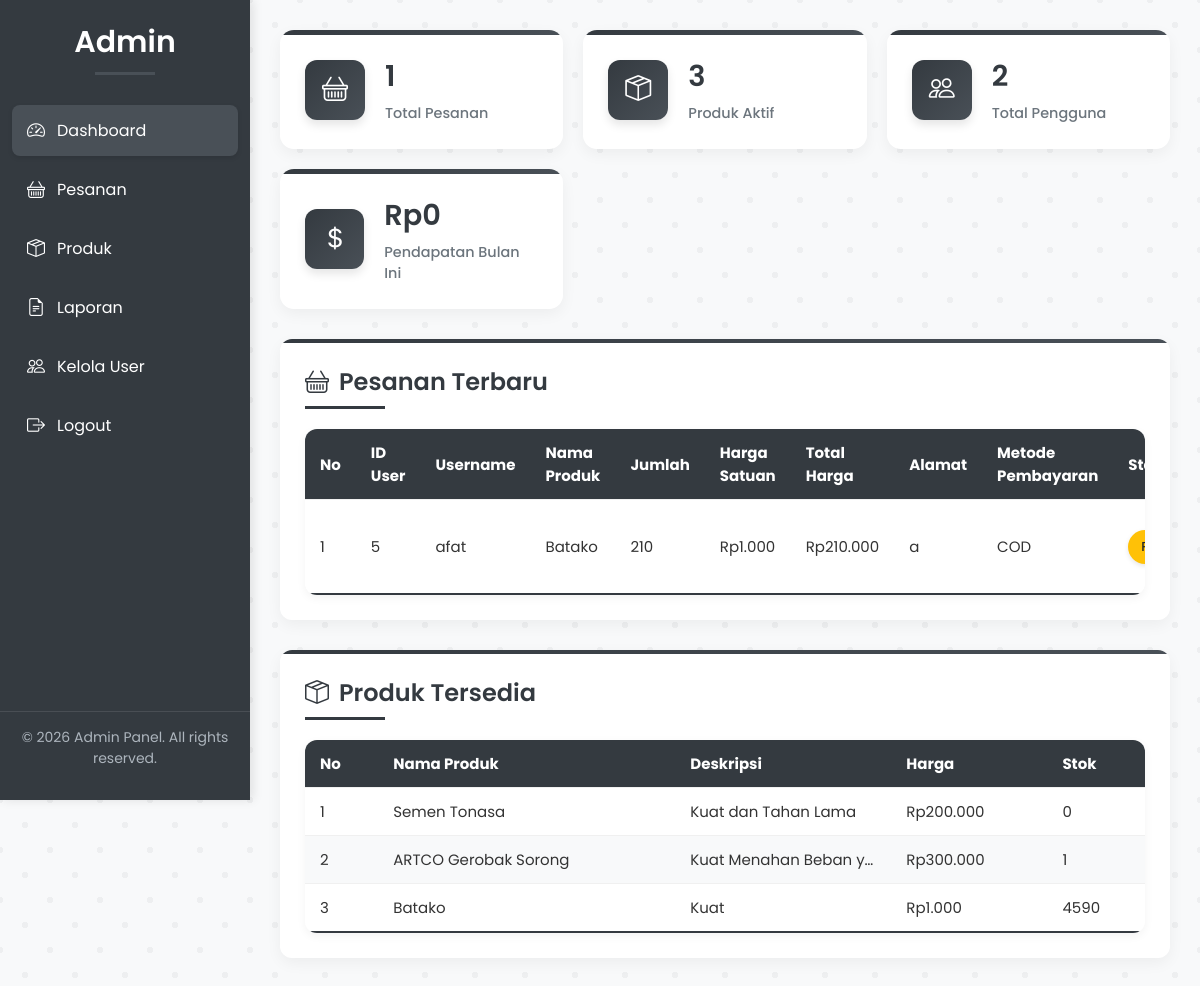
/admin/dashboard.php (signed in), run on the app's committed database.
### tables this page shows
CREATE TABLE `order_222060` (
  `id_222060` int NOT NULL AUTO_INCREMENT,
  `user_id_222060` int DEFAULT NULL,
  `username_222060` varchar(100) DEFAULT NULL,
  `product_name_222060` varchar(255) DEFAULT NULL,
  `quantity_222060` int DEFAULT NULL,
  `price_222060` decimal(10,2) DEFAULT NULL,
  `total_price_222060` decimal(10,2) DEFAULT NULL,
  `order_status_222060` enum('pending','processed','completed','cancelled') DEFAULT NULL,
  `payment_method_222060` varchar(50) NOT NULL,
  `alamat_222060` text NOT NULL,
  `order_date_222060` timestamp NOT NULL DEFAULT CURRENT_TIMESTAMP,
  PRIMARY KEY (`id_222060`),
  KEY `order_222060_ibfk_1` (`user_id_222060`),
  CONSTRAINT `order_222060_ibfk_1` FOREIGN KEY (`user_id_222060`) REFERENCES `user_222060` (`id_222060`) ON DELETE CASCADE ON UPDATE CASCADE
);

CREATE TABLE `product_222060` (
  `id_222060` int NOT NULL AUTO_INCREMENT,
  `product_name_222060` varchar(255) DEFAULT NULL,
  `description_222060` text,
  `product_image_222060` varchar(255) DEFAULT NULL,
  `price_222060` decimal(10,2) DEFAULT NULL,
  `created_at_222060` timestamp NOT NULL DEFAULT CURRENT_TIMESTAMP,
  `stock_222060` int NOT NULL DEFAULT '0',
  PRIMARY KEY (`id_222060`),
  UNIQUE KEY `service_name` (`product_name_222060`)
);

### admin/dashboard.php (the view, shortened to what this page needs)
<?php
include '../config/config.php';
$orders = $conn->query("SELECT * FROM order_222060 WHERE order_status_222060 = 'pending' OR order_status_222060 = 'processed'");
$orders_count = $orders->num_rows;
$products = $conn->query("SELECT * FROM product_222060");
$products_count = $products->num_rows;
$users = $conn->query("SELECT * FROM user_222060");
$users_count = $users->num_rows;
$current_month = date('Y-m');
$sql = "
    SELECT SUM(price_222060) AS total_revenue
    FROM order_report_222060
    WHERE DATE_FORMAT(completion_date_222060, '%Y-%m') = '$current_month'
    AND status_222060 = 'completed'
    AND price_222060 > 0
";
$revenue_query = $conn->query($sql);
$revenue_data = $revenue_query->fetch_assoc();
$monthly_revenue = $revenue_data['total_revenue'] ?? 0;
$current_page = basename($_SERVER['PHP_SELF']);
?>
<!DOCTYPE html>
<html lang="id">
<head>
    <link href="https://cdn.jsdelivr.net/npm/bootstrap-icons/font/bootstrap-icons.css" rel="stylesheet">
    <link rel="stylesheet" href="https://cdnjs.cloudflare.com/ajax/libs/font-awesome/6.4.2/css/all.min.css">
</head>
<body>
<aside class="sidebar" id="sidebar">
    <h2>Admin</h2>
    <ul>
        <li><a href="dashboard.php" class="<?= $current_page == 'dashboard.php' ? 'active' : '' ?>">
            <i class="bi bi-speedometer2"></i> Dashboard
        </a></li>
        <li><a href="orders.php" class="<?= $current_page == 'orders.php' ? 'active' : '' ?>">
            <i class="bi bi-basket"></i> Pesanan
        </a></li>
        <li><a href="products.php" class="<?= $current_page == 'products.php' ? 'active' : '' ?>">
            <i class="bi bi-box-seam"></i> Produk
        </a></li>
        <li><a href="laporan.php" class="<?= $current_page == 'laporan.php' ? 'active' : '' ?>">
            <i class="bi bi-file-earmark-text"></i> Laporan
        </a></li>
        <li><a href="users.php" class="<?= $current_page == 'users.php' ? 'active' : '' ?>">
            <i class="bi bi-people"></i> Kelola User
        </a></li>
        <li><a href="logout.php">
            <i class="bi bi-box-arrow-right"></i> Logout
        </a></li>
    </ul>
    <div class="copyright">
        &copy; <?= date("Y"); ?> Admin Panel. All rights reserved.
    </div>
</aside>
<main class="content">
    <div class="stats-container">
        <div class="stat-card">
            <div class="stat-icon">
                <i class="bi bi-basket"></i>
            </div>
            <div class="stat-info">
                <h3><?= $orders_count ?></h3>
                <p>Total Pesanan</p>
            </div>
        </div>
        <div class="stat-card">
            <div class="stat-icon">
                <i class="bi bi-box-seam"></i>
            </div>
            <div class="stat-info">
                <h3><?= $products_count ?></h3>
                <p>Produk Aktif</p>
            </div>
        </div>
        <div class="stat-card">
            <div class="stat-icon">
                <i class="bi bi-people"></i>
            </div>
            <div class="stat-info">
                <h3><?= $users_count ?></h3>
                <p>Total Pengguna</p>
            </div>
        </div>
        <div class="stat-card">
    <div class="stat-icon">
        <i class="bi bi-currency-dollar"></i>
    </div>
    <div class="stat-info">
    <h3>Rp<?= number_format($monthly_revenue, 0, ',', '.') ?></h3>
    <p>Pendapatan Bulan Ini</p>
    </div>
</div>
    </div>
    <section>
        <h2><i class="bi bi-basket"></i> Pesanan Terbaru</h2>
        <div class="table-container">
            <table class="styled-table">
                <thead>
                    <tr>
                        <th>No</th>
                        <th>ID User</th>
                        <th>Username</th>
                        <th>Nama Produk</th>
                        <th>Jumlah</th>
                        <th>Harga Satuan</th>
                        <th>Total Harga</th>
                        <th>Alamat</th>
                        <th>Metode Pembayaran</th>
                        <th>Status</th>
                    </tr>
                </thead>
                <tbody>
                    <?php
                    $order_no = 1;
                    while ($row = $orders->fetch_assoc()) { ?>
                        <tr>
                            <td data-label="No"><?= $order_no++ ?></td>
                            <td data-label="ID User"><?= htmlspecialchars($row['user_id_222060']) ?></td>
                            <td data-label="Username"><?= htmlspecialchars($row['username_222060']) ?></td>
                            <td data-label="Nama Produk"><?= htmlspecialchars($row['product_name_222060']) ?></td>
                            <td data-label="Jumlah"><?= htmlspecialchars($row['quantity_222060']) ?></td>
                            <td data-label="Harga Satuan">Rp<?= number_format($row['price_222060'], 0, ',', '.') ?></td>
                            <td data-label="Total Harga">Rp<?= number_format($row['total_price_222060'], 0, ',', '.') ?></td>
                            <td data-label="Alamat" class="truncate" title="<?= htmlspecialchars($row['alamat_222060']) ?>"><?= htmlspecialchars($row['alamat_222060']) ?></td>
                            <td data-label="Metode Pembayaran" ><?= htmlspecialchars($row['payment_method_222060']) ?></td>
                            <td data-label="Status">
                                <span class="status-badge status-<?= strtolower($row['order_status_222060']) ?>">
                                </span>
                            </td>
                        </tr>
                    <?php } ?>
                </tbody>
            </table>
        </div>
    </section>
    <section>
        <h2><i class="bi bi-box-seam"></i> Produk Tersedia</h2>
        <div class="table-container">
            <table class="styled-table">
                <thead>
                    <tr>
                        <th>No</th>
                        <th>Nama Produk</th>
                        <th>Deskripsi</th>
                        <th>Harga</th>
                        <th>Stok</th>
                    </tr>
                </thead>
                <tbody>
                    <?php
                    $products = $conn->query("SELECT * FROM product_222060");
                    $product_no = 1;
                    while ($row = $products->fetch_assoc()) { ?>
                        <tr>
                            <td data-label="No"><?= $product_no++ ?></td>
                            <td data-label="Nama Produk"><?= htmlspecialchars($row['product_name_222060']) ?></td>
                            <td data-label="Deskripsi" class="truncate" title="<?= htmlspecialchars($row['description_222060']) ?>"><?= htmlspecialchars($row['description_222060']) ?></td>
                            <td data-label="Harga">Rp<?= number_format($row['price_222060'], 0, ',', '.') ?></td>
                            <td data-label="Stok"><?= htmlspecialchars($row['stock_222060']) ?></td>
                        </tr>
                    <?php } ?>
                </tbody>
            </table>
        </div>
    </section>
</main>
</body>
</html>

### admin/dashboard.php (style rules this page uses)
* { margin: 0; padding: 0; box-sizing: border-box; font-family: 'Poppins', sans-serif; }
body { min-height: 100vh; display: flex; background-color: #f8f9fa; color: #333; }
.sidebar { width: 250px; background-color: #343a40; padding-top: 20px; height: 100vh; position: fixed; left: 0; top: 0; transition: transform 0.3s ease-in-out; z-index: 999; box-shadow: 3px 0 10px rgba(0, 0, 0, 0.1); }
.sidebar h2 { text-align: center; color: #fff; margin-bottom: 30px; font-size: 30px; font-weight: 600; position: relative; padding-bottom: 10px; }
.sidebar h2:after { content: ''; position: absolute; bottom: 0; left: 50%; transform: translateX(-50%); width: 60px; height: 3px; background-color: #495057; }
.sidebar ul { list-style: none; padding: 0; margin-top: 20px; }
.sidebar ul li { margin: 8px 12px; }
.sidebar ul li a { display: flex; padding: 12px 15px; color: #fff; text-decoration: none; border-radius: 8px; align-items: center; gap: 12px; transition: all 0.3s ease; }
.sidebar ul li a.active { background-color: #495057; box-shadow: 0 2px 5px rgba(0, 0, 0, 0.1); }
.sidebar ul li a i { font-size: 18px; transition: transform 0.3s ease; }
.sidebar .copyright { text-align: center; color: #adb5bd; font-size: 14px; margin-top: 260px; padding: 15px; border-top: 1px solid rgba(255, 255, 255, 0.1); }
.content { margin-left: 250px; padding: 30px; width: calc(100% - 250px); transition: margin-left 0.3s ease-in-out; }
section { background-color: #fff; border-radius: 12px; box-shadow: 0 5px 15px rgba(0, 0, 0, 0.05); padding: 25px; margin-bottom: 30px; transition: transform 0.3s ease, box-shadow 0.3s ease; position: relative; overflow: hidden; }
section:before { content: ''; position: absolute; top: 0; left: 0; width: 100%; height: 4px; background: linear-gradient(90deg, #343a40, #495057); }
section h2 { color: #343a40; margin-bottom: 20px; font-weight: 600; position: relative; padding-bottom: 10px; display: flex; align-items: center; gap: 10px; }
section h2:after { content: ''; position: absolute; bottom: 0; left: 0; width: 80px; height: 3px; background-color: #343a40; }
.table-container { background-color: #fff; border-radius: 12px; box-shadow: 0 3px 10px rgba(0, 0, 0, 0.05); margin-top: 20px; overflow-x: auto; position: relative; }
.styled-table { width: 100%; border-collapse: collapse; font-size: 15px; background-color: white; }
.styled-table thead tr { background-color: #343a40; color: #ffffff; text-align: left; font-weight: 500; position: sticky; top: 0; z-index: 10; }
.styled-table th, .styled-table td { padding: 12px 15px; border-bottom: 1px solid #f0f0f0; vertical-align: middle; }
.styled-table tbody tr { border-bottom: 1px solid #f0f0f0; transition: background-color 0.3s ease; }
.styled-table tbody tr:nth-of-type(even) { background-color: #f8f9fa; }
.styled-table tbody tr:last-of-type { border-bottom: 2px solid #343a40; }
.status-badge { display: inline-block; padding: 6px 12px; border-radius: 50px; font-size: 13px; font-weight: 500; text-align: center; letter-spacing: 0.5px; box-shadow: 0 2px 5px rgba(0,0,0,0.1); transition: all 0.3s ease; text-transform: uppercase; }
.status-pending { background: #ffc107; color: #212529; border: 1px solid rgba(255, 193, 7, 0.3); }
.truncate { max-width: 150px; white-space: nowrap; overflow: hidden; text-overflow: ellipsis; position: relative; }
.stats-container { display: grid; grid-template-columns: repeat(auto-fit, minmax(240px, 1fr)); gap: 20px; margin-bottom: 30px; }
.stat-card { background: #fff; border-radius: 14px; padding: 25px; box-shadow: 0 5px 15px rgba(0, 0, 0, 0.05); display: flex; align-items: center; gap: 20px; transition: all 0.3s ease; position: relative; overflow: hidden; }
.stat-card::before { content: ''; position: absolute; top: 0; left: 0; width: 100%; height: 5px; background: linear-gradient(90deg, #343a40, #495057); }
.stat-icon { height: 60px; width: 60px; border-radius: 12px; background: linear-gradient(135deg, #343a40, #495057); display: flex; align-items: center; justify-content: center; color: white; font-size: 26px; box-shadow: 0 5px 10px rgba(0, 0, 0, 0.1); }
.stat-info h3 { font-size: 1.8rem; margin: 0; color: #343a40; font-weight: 600; }
.stat-info p { margin: 5px 0 0; color: #6c757d; font-size: 0.9rem; font-weight: 500; }

### data on the page
order_222060: user_id_222060 "5", username_222060 "afat", product_name_222060 "Batako", quantity_222060 "210", price_222060 "1.000", total_price_222060 "210.000", alamat_222060 "a", payment_method_222060 "COD"
product_222060: product_name_222060 "Semen Tonasa", description_222060 "Kuat dan Tahan Lama", price_222060 "200.000", stock_222060 "0"
product_222060: product_name_222060 "ARTCO Gerobak Sorong", description_222060 "Kuat Menahan Beban y…", price_222060 "300.000", stock_222060 "1"
product_222060: product_name_222060 "Batako", description_222060 "Kuat", price_222060 "1.000", stock_222060 "4590"

### other printed values
$orders_count "1"
$products_count "3"
$users_count "2"
$monthly_revenue "0"
